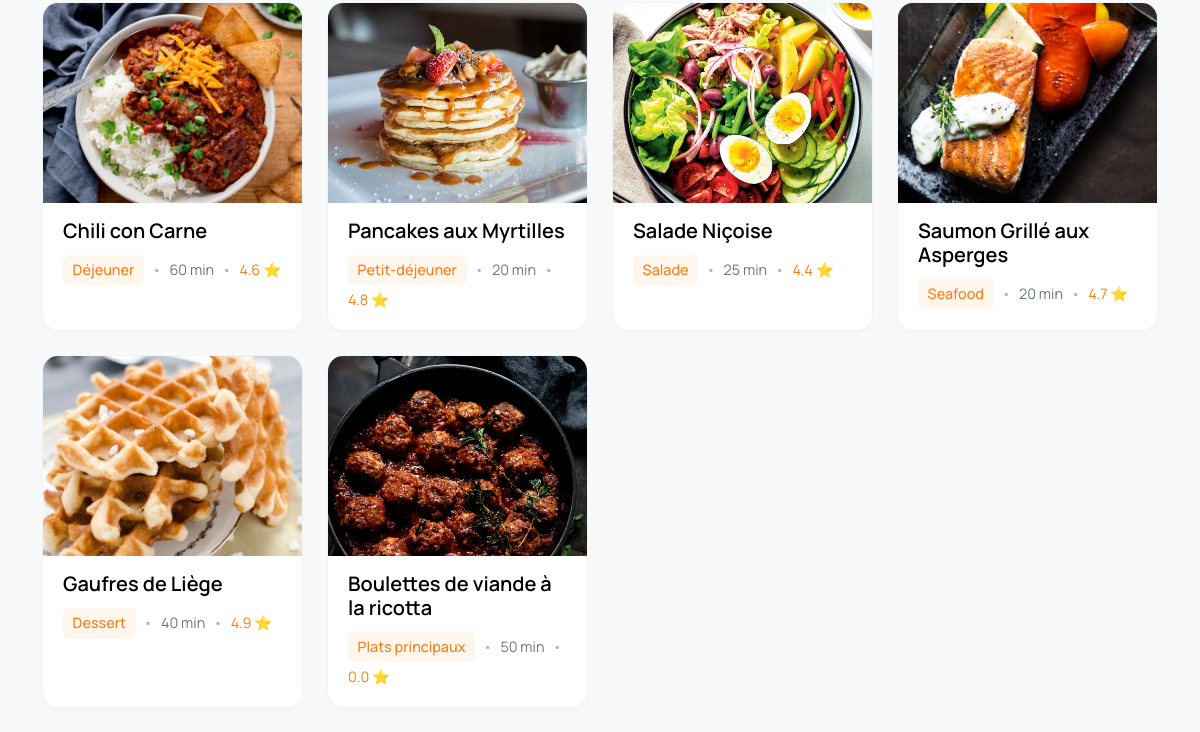
Before: / (lower part) with the older database file.
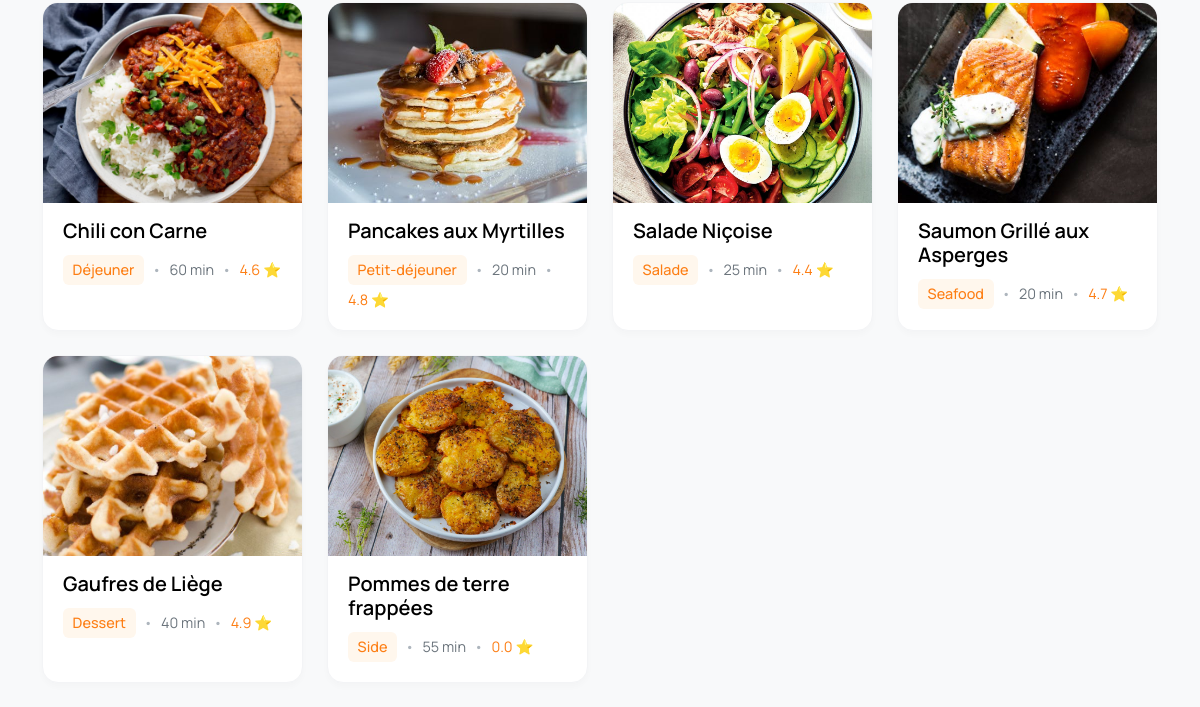
After: the same page with the newer database file.
### recettes/models.py (models this page shows, shortened)
class Recipe(models.Model):
    title = models.CharField(max_length=200)
    description = models.TextField()
    instructions = models.TextField(default='', blank=True)
    preparation_time = models.PositiveIntegerField(default=0)
    category = models.ForeignKey(Category, on_delete=models.CASCADE)
    ingredients = models.ManyToManyField(Ingredient)  # SIMPLE SANS through
    author = models.ForeignKey(User, on_delete=models.CASCADE)
    rating = models.FloatField(default=0)
    created_at = models.DateTimeField(auto_now_add=True)
    image = models.ImageField(upload_to='recipes/', blank=True, null=True)
    favorited_by = models.ManyToManyField(User,related_name='favorite_recipes',blank=True)

class Category(models.Model):
    name = models.CharField(max_length=100)

### recettes/views.py (the view, shortened to what this page needs)
# urls.py: path('', views.home, name='home'),
def home(request):
    recipes = Recipe.objects.all()
    category_name = request.GET.get('category')
    ingredient_query = request.GET.get('ingredient')
    show_favorites = request.GET.get('favorites')
    if category_name:
        recipes = recipes.filter(category__name=category_name)
    if show_favorites == 'true' and request.user.is_authenticated:
        recipes = recipes.filter(favorited_by=request.user)
    api_recipes = []  # On garde une liste vide pour ne pas casser le template
    categories = Category.objects.all()
    favorites_count = 0
    if request.user.is_authenticated:
        favorites_count = request.user.favorite_recipes.count()
    context = {
        'recipes': recipes.distinct(),
        'categories': categories,
        'selected_category': category_name,
        'selected_ingredient': ingredient_query,
        'api_recipes': api_recipes,  # Sera toujours vide []
        'favorites_count': favorites_count,
        'user': request.user
    }
    if request.headers.get('x-requested-with') == 'XMLHttpRequest':
        html = render_to_string('partials/_recipe_grid.html', context, request=request)
        return JsonResponse({'html': html, 'favorites_count': favorites_count})
    return render(request, 'home.html', context)

### templates/home.html (shortened to what this page needs)
{% extends 'base.html' %}
{% load static %}
{% block content %}
<div id="recipe-grid-container">
    {% include "partials/_recipe_grid.html" with recipes=recipes api_recipes=api_recipes user=user %}
</div>
{% endblock %}

### templates/partials/_recipe_grid.html (shortened to what this page needs)
<div class="row">
    {% if recipes %}
        {% for recipe in recipes %}
            <div class="col-xl-3 col-lg-4 col-md-6 mb-4">
                <div class="card recipe-card h-100">
                    <div class="recipe-card-img-wrapper">
                        {% if recipe.image %}
                            <img src="{{ recipe.image.url }}" class="recipe-card-img" alt="{{ recipe.title }}">
                        {% else %}
                            <div class="recipe-card-img bg-secondary d-flex align-items-center justify-content-center">
                                <span>🍳 Pas d'image</span>
                            </div>
                        {% endif %}
                    </div>
                    <div class="card-body">
                        <h5 class="card-title">
                            <a href="{% url 'recipe_detail' recipe.id %}" class="stretched-link text-decoration-none" style="color: black">
                                {{ recipe.title }}
                            </a>
                        </h5>
                        <div class="recipe-meta-text">
                            <span class="category-tag">{{ recipe.category.name }}</span>
                            <span class="dot-separator">•</span>
                            <span>{{ recipe.preparation_time }} min</span>
                            <span class="dot-separator">•</span>
                            <span class="rating-stars">
                                {{ recipe.rating|floatformat:1 }} ⭐
                            </span>
                        </div>
                    </div>
                </div>
            </div>
        {% endfor %}
    {% endif %}
</div>

Changed rows visible on the page:
removed Recipe: image (picture), title "Boulettes de viande à la ricotta", category.name "Plats principaux", preparation_time "50", rating "0.0"
added Recipe: image (picture), title "Pommes de terre frappées", category.name "Side", preparation_time "55", rating "0.0"
